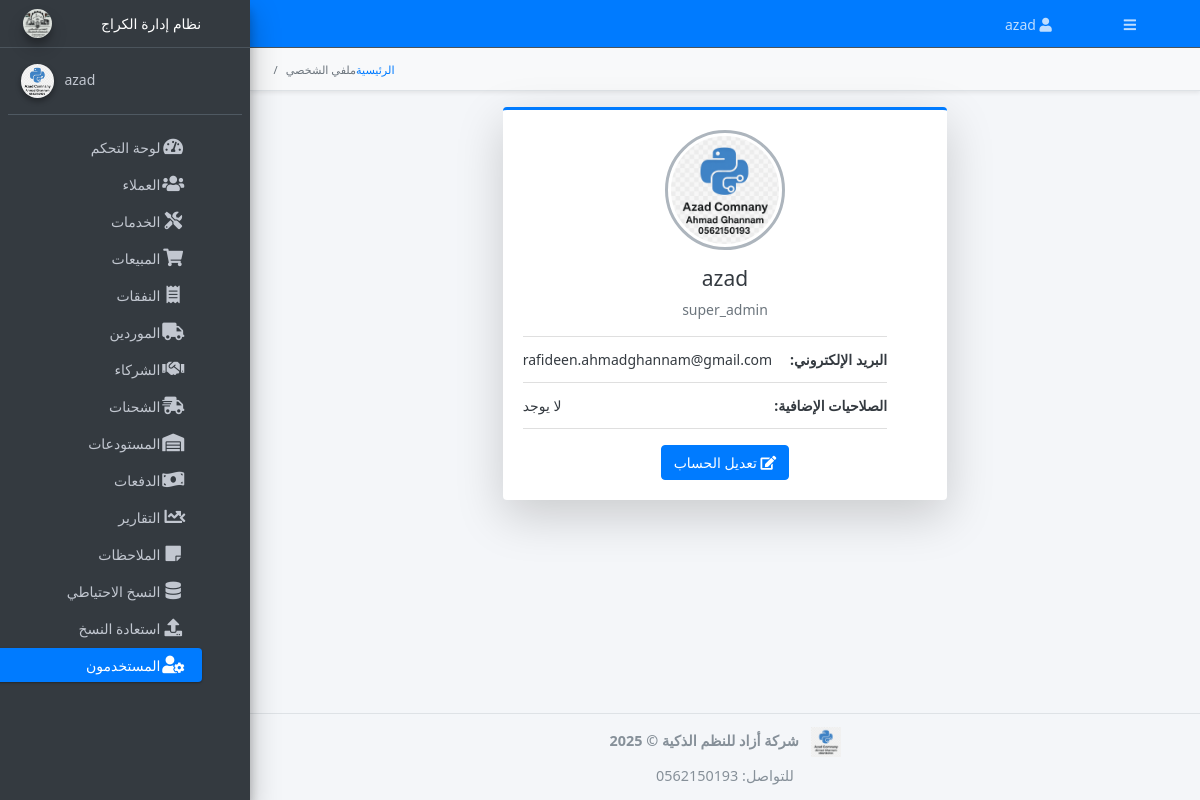
The page /users/profile (signed in) on the database its author committed.
### models.py (models this page shows, shortened)
class TimestampMixin:
    created_at = db.Column(db.DateTime, default=datetime.utcnow, nullable=False, index=True)
    updated_at = db.Column(db.DateTime, default=datetime.utcnow, onupdate=datetime.utcnow, nullable=False, index=True)

class AuditMixin:
    @classmethod
    def __declare_last__(cls):
        from sqlalchemy import inspect, event as _evt
        @_evt.listens_for(cls, "before_update", propagate=True)
        def _capture_prev_state(mapper, connection, target):
            try:
                insp = inspect(target)
                prev = {}
                for attr in mapper.column_attrs:
                    hist = insp.attrs[attr.key].history
                    if hist.has_changes() and hist.deleted:
                        prev[attr.key] = hist.deleted[0]
                setattr(target, "_previous_state", prev)
            except Exception:
                setattr(target, "_previous_state", {})

class User(db.Model, UserMixin, TimestampMixin, AuditMixin):
    __tablename__ = "users"
    id            = db.Column(db.Integer, primary_key=True)
    username      = db.Column(db.String(50),  unique=True, nullable=False, index=True)
    email         = db.Column(db.String(120), unique=True, nullable=False, index=True)
    password_hash = db.Column(db.String(128), nullable=False)
    role_id       = db.Column(db.Integer, db.ForeignKey("roles.id"), index=True)
    _is_active    = db.Column("is_active", db.Boolean, nullable=False, server_default=text("1"))
    last_login    = db.Column(db.DateTime)
    role = db.relationship("Role", backref="users", lazy="joined")
    extra_permissions = db.relationship(
        "Permission",
        secondary=user_permissions,
        backref=db.backref("users_extra", lazy="dynamic"),
        lazy="dynamic",
    )
    service_requests = db.relationship("ServiceRequest", back_populates="mechanic", lazy="dynamic")
    sales            = db.relationship("Sale", back_populates="seller", cascade="all, delete-orphan")
    __table_args__ = (
        db.Index("ix_users_role_active", "role_id", "is_active"),
    )
    @property
    def is_active(self):
        return bool(self._is_active)
    @is_active.setter
    def is_active(self, value):
        self._is_active = bool(value)
    def has_permission(self, name: str) -> bool:
        target = (name or "").strip().lower()
        if not target:
            return False
        try:
            super_roles = set(SUPER_ROLES)
        except Exception:
            super_roles = set()
        role_name = (getattr(self.role, "name", "") or "").strip().lower()
        if role_name in super_roles:
            return True

class Role(db.Model, AuditMixin):
    __tablename__ = "roles"
    id          = db.Column(db.Integer, primary_key=True)
    name        = db.Column(db.String(50), unique=True, nullable=False, index=True)
    description = db.Column(db.String(200))
    is_default  = db.Column(db.Boolean, default=False, nullable=False)
    permissions = db.relationship(
        "Permission",
        secondary=role_permissions,
        lazy="selectin",
        backref=db.backref("roles", lazy="selectin"),
    )
    __table_args__ = (
        db.Index("ix_roles_default_name", "is_default", "name"),
    )

### routes/users.py (the view)
@users_bp.route("/profile", methods=["GET"], endpoint="profile")
@login_required
def profile():
    return render_template("users/profile.html", user=current_user)

### app.py (called while the page is built, shortened)
@login_manager.user_loader
def load_user(user_id):
    from sqlalchemy.orm import joinedload, lazyload
    from sqlalchemy import select
    uid_str = str(user_id or "").strip()
    try:
        ident = int(uid_str)
    except Exception:
        return None
    stmt_user = (
        select(User)
        .options(joinedload(User.role).joinedload(Role.permissions))
        .where(User.id == ident)
    )
    user = db.session.execute(stmt_user).unique().scalar_one_or_none()
    if user:
        return user
    stmt_cust = select(Customer).options(lazyload("*")).where(Customer.id == ident)
    return db.session.execute(stmt_cust).scalar_one_or_none()

### templates/users/profile.html (shortened to what this page needs)
{% extends "base.html" %}
{% block breadcrumb %}
<li class="breadcrumb-item"><a href="{{ url_for('main.dashboard') }}">الرئيسية</a></li>
<li class="breadcrumb-item active">ملفي الشخصي</li>
{% endblock %}
{% block content %}
<div class="container-fluid" dir="rtl">
  <div class="row justify-content-center">
    <div class="col-md-6">
      <div class="card card-primary card-outline shadow-lg">
        <div class="card-body box-profile text-center">
          <div class="mb-3">
            <img class="profile-user-img img-fluid img-circle"
                 src="{{ url_for('static', filename='img/azad_logo.png') }}"
                 alt="User profile picture"
                 style="width: 120px; height: 120px;">
          </div>
          <h3 class="profile-username text-center">{{ user.username }}</h3>
          <p class="text-muted">{{ user.role.name if user.role else "بدون دور" }}</p>
          <ul class="list-group list-group-unbordered mb-3 text-right">
            <li class="list-group-item">
              <b>البريد الإلكتروني:</b> <span class="float-left">{{ user.email or "غير محدد" }}</span>
            </li>
            <li class="list-group-item">
              <b>الصلاحيات الإضافية:</b>
              <span class="float-left">
                {% if user.extra_permissions.count() %}
                  {{ user.extra_permissions.all() | map(attribute='name') | join(', ') }}
                {% else %}
                  لا يوجد
                {% endif %}
              </span>
            </li>
          </ul>
          <a href="{{ url_for('users_bp.edit_user', user_id=user.id) }}" class="btn btn-primary">
            <i class="fas fa-edit"></i> تعديل الحساب
          </a>
        </div>
      </div>
    </div>
  </div>
</div>
{% endblock %}

### templates/partials/navbar.html (shortened to what this page needs)
<nav class="main-header navbar navbar-expand navbar-primary navbar-dark">
  <ul class="navbar-nav">
    <li class="nav-item">
      <a class="nav-link" data-widget="pushmenu" href="#" role="button">
        <i class="fas fa-bars"></i>
      </a>
    </li>
  </ul>
  {% if current_user.is_authenticated %}
  <ul class="navbar-nav ml-auto">
    <li class="nav-item dropdown">
      <a class="nav-link" data-toggle="dropdown" href="#">
        <i class="fas fa-user"></i>
        {{ current_user.username }}
      </a>
    </li>
  </ul>
  {% endif %}
</nav>

### templates/partials/sidebar.html (shortened to what this page needs)
<aside class="main-sidebar sidebar-dark-primary elevation-4" dir="rtl">
  <a href="{{ url_for('main.dashboard') }}" class="brand-link text-center">
    <img src="{{ url_for('static', filename='img/logo.png') }}"
         alt="Garage Logo"
         class="brand-image img-circle elevation-3"
         style="opacity:.9; max-height:45px;">
    <span class="brand-text font-weight-light d-block">نظام إدارة الكراج</span>
  </a>
  <div class="sidebar">
    <div class="user-panel mt-3 pb-3 mb-3 d-flex justify-content-end">
      <div class="info text-right">
        <a href="{{ url_for('users_bp.profile') }}" class="d-block">
          {{ current_user.username if current_user.is_authenticated else "ضيف" }}
        </a>
      </div>
      <div class="image">
        <img src="{{ url_for('static', filename='img/azad_logo.png') }}"
             class="img-circle elevation-2"
             alt="User Image">
      </div>
    </div>
    <nav class="mt-2">
      <ul class="nav nav-pills nav-sidebar flex-column text-right" data-widget="treeview" role="menu" data-accordion="false">
        <li class="nav-item">
          <a href="{{ url_for('main.dashboard') }}" class="nav-link {% if request.endpoint == 'main.dashboard' %}active{% endif %}">
            <i class="nav-icon fas fa-tachometer-alt"></i><p>لوحة التحكم</p>
          </a>
        </li>
        <li class="nav-item">
          <a href="{{ url_for('customers_bp.list_customers') }}" class="nav-link {% if request.blueprint == 'customers_bp' %}active{% endif %}">
            <i class="nav-icon fas fa-users"></i><p>العملاء</p>
          </a>
        </li>
        <li class="nav-item">
          <a href="{{ url_for('service.list_requests') }}" class="nav-link {% if request.blueprint == 'service' %}active{% endif %}">
            <i class="nav-icon fas fa-tools"></i><p>الخدمات</p>
          </a>
        </li>
        <li class="nav-item">
          <a href="{{ url_for('sales_bp.list_sales') }}" class="nav-link {% if request.blueprint == 'sales_bp' %}active{% endif %}">
            <i class="nav-icon fas fa-shopping-cart"></i><p>المبيعات</p>
          </a>
        </li>
        <li class="nav-item">
          <a href="{{ url_for('expenses_bp.list_expenses') }}" class="nav-link {% if request.blueprint == 'expenses_bp' %}active{% endif %}">
            <i class="nav-icon fas fa-receipt"></i><p>النفقات</p>
          </a>
        </li>
        <li class="nav-item">
          <a href="{{ url_for('vendors_bp.suppliers_list') }}" class="nav-link {% if request.blueprint == 'vendors_bp' %}active{% endif %}">
            <i class="nav-icon fas fa-truck"></i><p>الموردين</p>
          </a>
        </li>
        <li class="nav-item">
          <a href="{{ url_for('vendors_bp.partners_list') }}" class="nav-link {% if request.blueprint == 'vendors_bp' %}active{% endif %}">
            <i class="nav-icon fas fa-handshake"></i><p>الشركاء</p>
          </a>
        </li>
        <li class="nav-item">
          <a href="{{ url_for('shipments_bp.list_shipments') }}" class="nav-link {% if request.blueprint == 'shipments_bp' %}active{% endif %}">
            <i class="nav-icon fas fa-shipping-fast"></i><p>الشحنات</p>
          </a>
        </li>
        <li class="nav-item">
          <a href="{{ url_for('warehouse_bp.list') }}" class="nav-link {% if request.blueprint == 'warehouse_bp' %}active{% endif %}">
            <i class="nav-icon fas fa-warehouse"></i><p>المستودعات</p>
          </a>
        </li>
        <li class="nav-item">
          <a href="{{ url_for('payments.index') }}" class="nav-link {% if request.blueprint == 'payments' %}active{% endif %}">
            <i class="nav-icon fas fa-money-bill-wave"></i><p>الدفعات</p>
          </a>
        </li>
        {% set is_reports = (request.blueprint == 'reports_bp') %}
        <li class="nav-item has-treeview {% if is_reports %}menu-open{% endif %}">
          <a href="{{ url_for('reports_bp.universal') }}" class="nav-link {% if is_reports and request.endpoint == 'reports_bp.universal' %}active{% endif %}">
            <i class="nav-icon fas fa-chart-line"></i><p>التقارير<i class="right fas fa-angle-left"></i></p>
          </a>
        </li>
        <li class="nav-item">
          <a href="{{ url_for('notes_bp.list_notes') }}" class="nav-link {% if request.blueprint == 'notes_bp' %}active{% endif %}">
            <i class="nav-icon fas fa-sticky-note"></i><p>الملاحظات</p>
          </a>
        </li>
        {% if current_user.has_permission('backup_database') %}
          <li class="nav-item">
            <a href="{{ url_for('main.backup_db') }}" class="nav-link {% if request.endpoint in ['main.backup_db','main.restore_db'] %}active{% endif %}">
              <i class="nav-icon fas fa-database"></i><p>النسخ الاحتياطي</p>
            </a>
          </li>
        {% endif %}
        {% if current_user.has_permission('restore_database') %}
          <li class="nav-item">
            <a href="{{ url_for('main.restore_db') }}" class="nav-link {% if request.endpoint == 'main.restore_db' %}active{% endif %}">
              <i class="nav-icon fas fa-upload"></i><p>استعادة النسخ</p>
            </a>
          </li>
        {% endif %}
        <li class="nav-item">
          <a href="{{ url_for('users_bp.list_users') }}" class="nav-link {% if request.blueprint == 'users_bp' %}active{% endif %}">
            <i class="nav-icon fas fa-user-cog"></i><p>المستخدمون</p>
          </a>
        </li>
      </ul>
    </nav>
  </div>
</aside>

### static/css/style.css (style rules this page uses)
:root { --font-family-ar: 'Segoe UI', Tahoma, Geneva, Verdana, sans-serif; --sidebar-link-default: #e0e0e0; --sidebar-link-hover: #ffffff; --sidebar-link-hover-bg: rgba(255, 255, 255, 0.1); --content-bg: #f4f6f9; --content-text: #343a40; --card-header-bg: #343a40; --card-header-text: #f8f9fa; --footer-bg: #f4f6f9; --dark-bg: #343a40; --dark-sidebar-bg: #1e282c; --dark-content-bg: #2e3b4e; --dark-text: #c2c7d0; --dark-text-alt: #e0e0e0; --dark-bg-alt: #273143; }
body { direction: rtl; font-family: var(--font-family-ar); }
.main-sidebar { overflow-x: visible; }
.main-sidebar .nav-link { color: var(--sidebar-link-default); white-space: normal; word-break: break-word; text-align: right; padding-left: 1rem; padding-right: 0.5rem; }
.main-sidebar .nav-link .nav-icon { margin-right: 0.5rem; margin-left: 0; }
.main-sidebar .nav-link:hover, .main-sidebar .nav-link.active { background-color: var(--sidebar-link-hover-bg); color: var(--sidebar-link-hover); }
.brand-link .brand-text { white-space: normal; text-align: center; display: block; }

### rows shown on the page
User: username "azad", is_active+username "azad", email "rafideen.ahmadghannam@gmail.com"
Role: role "super_admin"
